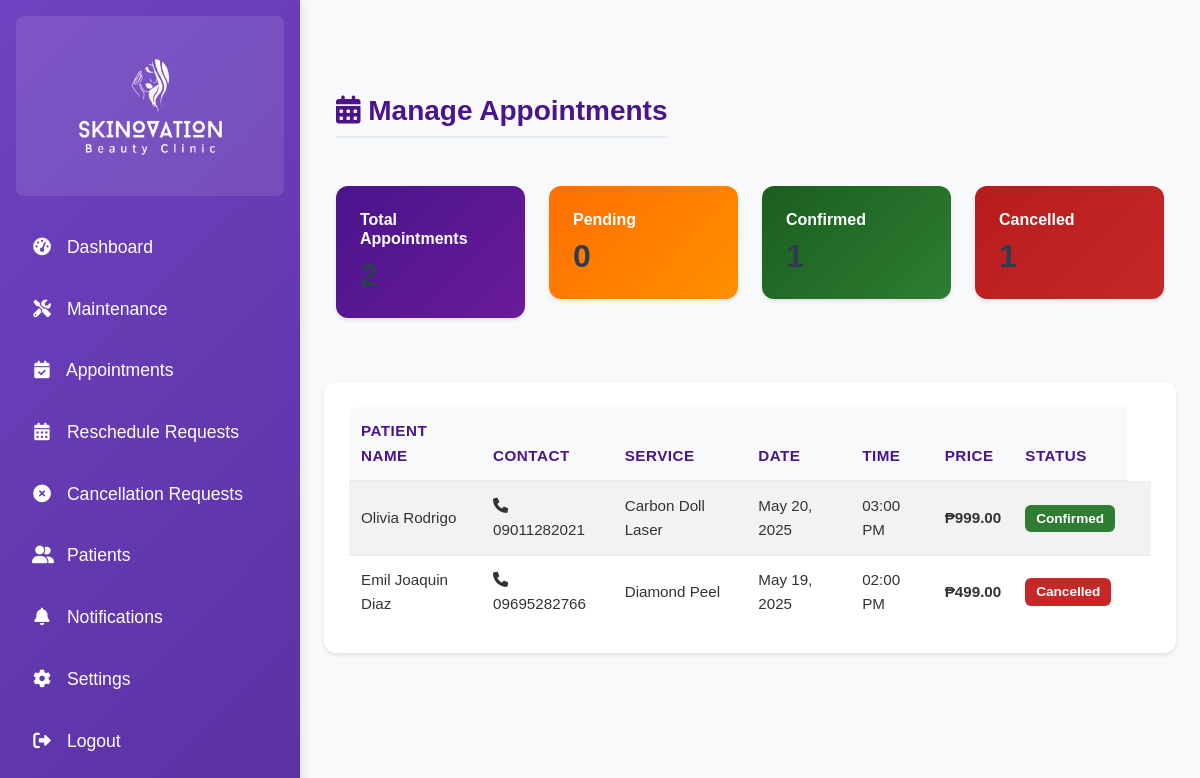
The app's page /admin/appointments.php (signed in), older data.
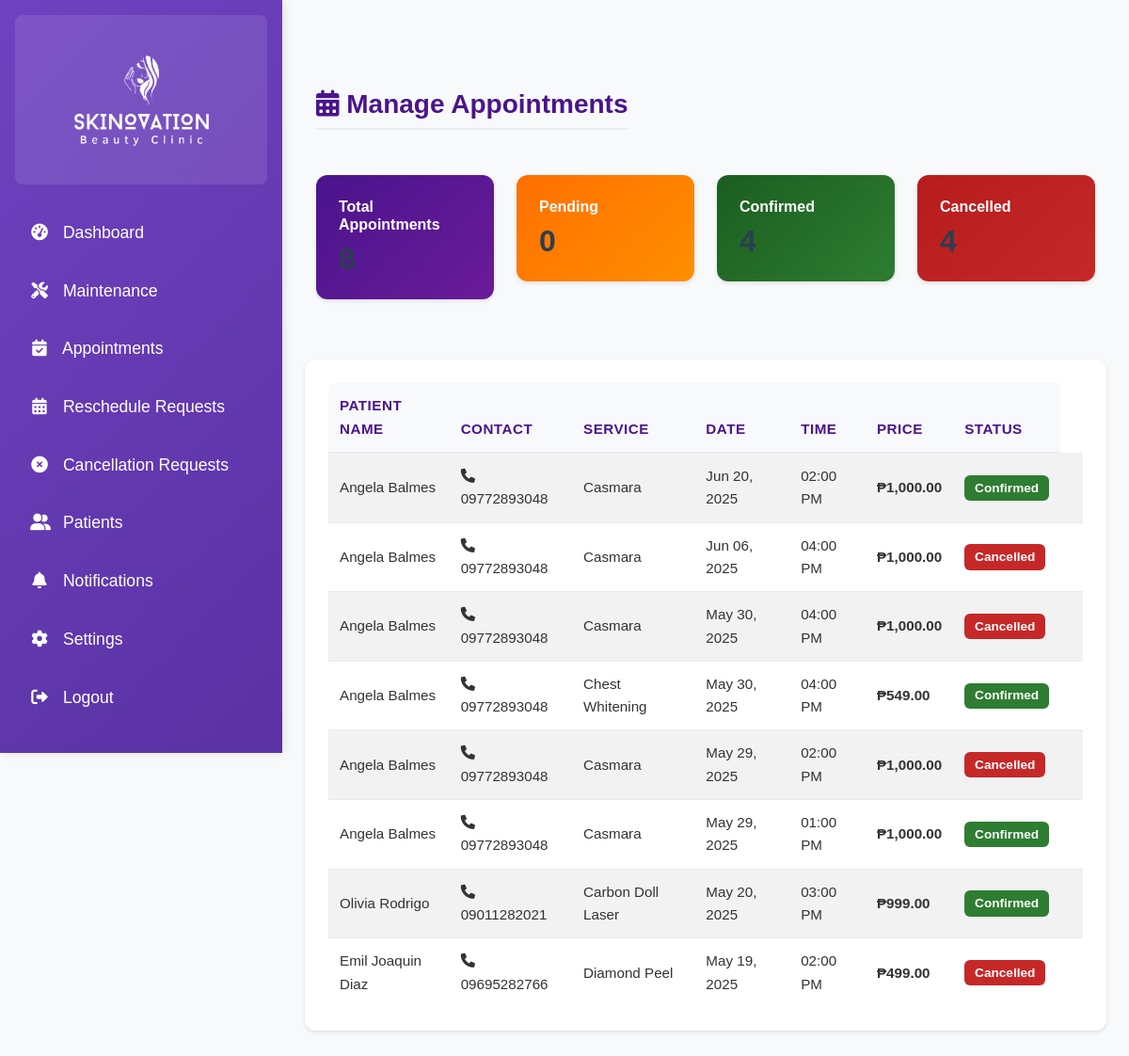
The same page, newer data.
### tables this page shows
CREATE TABLE `appointments` (
  `appointment_id` int NOT NULL,
  `patient_id` int NOT NULL,
  `service_id` int NOT NULL,
  `product_id` int DEFAULT NULL,
  `package_id` int DEFAULT NULL,
  `attendant_id` int NOT NULL,
  `appointment_date` date NOT NULL,
  `appointment_time` time NOT NULL,
  `status` enum('pending','confirmed','completed','cancelled') DEFAULT 'pending',
  `created_at` datetime DEFAULT CURRENT_TIMESTAMP,
  `updated_at` datetime DEFAULT CURRENT_TIMESTAMP ON UPDATE CURRENT_TIMESTAMP
);

CREATE TABLE `patients` (
  `patient_id` int NOT NULL,
  `last_name` varchar(100) NOT NULL,
  `first_name` varchar(100) NOT NULL,
  `middle_name` varchar(255) DEFAULT NULL,
  `username` varchar(50) NOT NULL,
  `password` varchar(255) NOT NULL,
  `phone` varchar(20) NOT NULL,
  `created_at` datetime DEFAULT CURRENT_TIMESTAMP,
  `updated_at` datetime DEFAULT CURRENT_TIMESTAMP ON UPDATE CURRENT_TIMESTAMP,
  `archived` tinyint(1) DEFAULT '0'
);

CREATE TABLE `services` (
  `service_id` int NOT NULL,
  `service_name` varchar(100) NOT NULL,
  `description` text,
  `price` decimal(10,2) DEFAULT NULL,
  `duration` int NOT NULL COMMENT 'Duration in minutes',
  `category_id` int NOT NULL,
  `created_at` datetime DEFAULT CURRENT_TIMESTAMP,
  `updated_at` datetime DEFAULT CURRENT_TIMESTAMP ON UPDATE CURRENT_TIMESTAMP,
  `image` varchar(255) DEFAULT NULL
);

### config.php (called while the page is built, shortened)
<?php
if (defined('CONFIG_INCLUDED')) {
    return;
}
if (!function_exists('clean')) {
    function clean($string) {
        return htmlspecialchars($string, ENT_QUOTES, 'UTF-8');
    }
}

### admin/appointments.php (the view, shortened to what the changed rows need)
<?php
include '../config.php';
$query = "
    SELECT a.*, p.first_name, p.last_name, p.phone, s.service_name, s.price
    FROM appointments a
    JOIN patients p ON a.patient_id = p.patient_id
    JOIN services s ON a.service_id = s.service_id
    WHERE 1=1
";
$params = [];
$query .= " ORDER BY a.appointment_date DESC, a.appointment_time DESC";
$stmt = $conn->prepare($query);
$stmt->execute($params);
$appointments = $stmt->fetchAll(PDO::FETCH_ASSOC);
$total_appointments = count($appointments);
$pending_appointments = count(array_filter($appointments, function($a) { return $a['status'] === 'pending'; }));
$confirmed_appointments = count(array_filter($appointments, function($a) { return $a['status'] === 'confirmed'; }));
$cancelled_appointments = count(array_filter($appointments, function($a) { return $a['status'] === 'cancelled'; }));
?>
<!DOCTYPE html>
<html lang="en">
<head>
    <link href="https://cdn.jsdelivr.net/npm/bootstrap@5.3.0/dist/css/bootstrap.min.css" rel="stylesheet">
    <link href="https://cdnjs.cloudflare.com/ajax/libs/font-awesome/6.0.0-beta3/css/all.min.css" rel="stylesheet">
    <link href="../assets/css/admin.css" rel="stylesheet">
    <link href="../assets/css/style.css" rel="stylesheet">
</head>
<body>
<div class="d-flex">
    <div class="content p-4">
        <div class="container-fluid">
            <div class="d-flex justify-content-between align-items-center mb-4">
                <h1><i class="fas fa-calendar-alt"></i> Manage Appointments</h1>
            </div>
            <div class="row mb-4">
                <div class="col-md-3">
                    <div class="card bg-primary text-white">
                        <div class="card-body">
                            <h2 class="mb-0"><?php echo $total_appointments; ?></h2>
                        </div>
                    </div>
                </div>
                <div class="col-md-3">
                    <div class="card bg-warning text-white">
                        <div class="card-body">
                            <h2 class="mb-0"><?php echo $pending_appointments; ?></h2>
                        </div>
                    </div>
                </div>
                <div class="col-md-3">
                    <div class="card bg-success text-white">
                        <div class="card-body">
                            <h5 class="card-title">Confirmed</h5>
                            <h2 class="mb-0"><?php echo $confirmed_appointments; ?></h2>
                        </div>
                    </div>
                </div>
                <div class="col-md-3">
                    <div class="card bg-danger text-white">
                        <div class="card-body">
                            <h5 class="card-title">Cancelled</h5>
                            <h2 class="mb-0"><?php echo $cancelled_appointments; ?></h2>
                        </div>
                    </div>
                </div>
            </div>
            </div>
            <div class="card">
                <div class="card-body">
                    <div class="table-responsive">
                        <table class="table table-striped table-hover">
                            <thead>
                                <tr>
                                    <th>Patient Name</th>
                                    <th>Contact</th>
                                    <th>Service</th>
                                    <th>Date</th>
                                    <th>Time</th>
                                    <th>Price</th>
                                    <th>Status</th>
                                </tr>
                            </thead>
                            <tbody>
                                <?php foreach ($appointments as $appointment): ?>
                                <tr>
                                    <td><?php echo clean($appointment['first_name'] . ' ' . $appointment['last_name']); ?></td>
                                    <td>
                                        <i class="fas fa-phone"></i> <?php echo clean($appointment['phone']); ?>
                                    </td>
                                    <td><?php echo clean($appointment['service_name']); ?></td>
                                    <td><?php echo date('M d, Y', strtotime($appointment['appointment_date'])); ?></td>
                                    <td><?php echo date('h:i A', strtotime($appointment['appointment_time'])); ?></td>
                                    <td>₱<?php echo number_format($appointment['price'], 2); ?></td>
                                    <td>
                                        <span class="badge bg-<?php
                                            echo $appointment['status'] === 'confirmed' ? 'success' :
                                                ($appointment['status'] === 'cancelled' ? 'danger' : 'warning');
                                        ?>">
                                            <?php echo ucfirst($appointment['status']); ?>
                                        </span>
                                    </td>
                                    <td>
                                    </td>
                                </tr>
                                <?php endforeach; ?>
                            </tbody>
                        </table>
                    </div>
                </div>
            </div>
        </div>
    </div>
</body>
</html>

Row changes from the older to the newer data that the page shows:
added appointments: patient.last_name "Angela Balmes", patient.phone "09772893048", service.service_name "Casmara", appointment_date "Jun 20, 2025", appointment_time "02:00 PM", service.price "1,000.00", status "Confirmed"
added appointments: patient.last_name "Angela Balmes", patient.phone "09772893048", service.service_name "Casmara", appointment_date "Jun 06, 2025", appointment_time "04:00 PM", service.price "1,000.00", status "Cancelled"
added appointments: patient.last_name "Angela Balmes", patient.phone "09772893048", service.service_name "Casmara", appointment_date "May 30, 2025", appointment_time "04:00 PM", service.price "1,000.00", status "Cancelled"
added appointments: patient.last_name "Angela Balmes", patient.phone "09772893048", service.service_name "Chest Whitening", appointment_date "May 30, 2025", appointment_time "04:00 PM", service.price "549.00", status "Confirmed"
added appointments: patient.last_name "Angela Balmes", patient.phone "09772893048", service.service_name "Casmara", appointment_date "May 29, 2025", appointment_time "02:00 PM", service.price "1,000.00", status "Cancelled"
added appointments: patient.last_name "Angela Balmes", patient.phone "09772893048", service.service_name "Casmara", appointment_date "May 29, 2025", appointment_time "01:00 PM", service.price "1,000.00", status "Confirmed"
Text that changed along with them:
$confirmed_appointments: "1" → "4"
$cancelled_appointments: "1" → "4"
